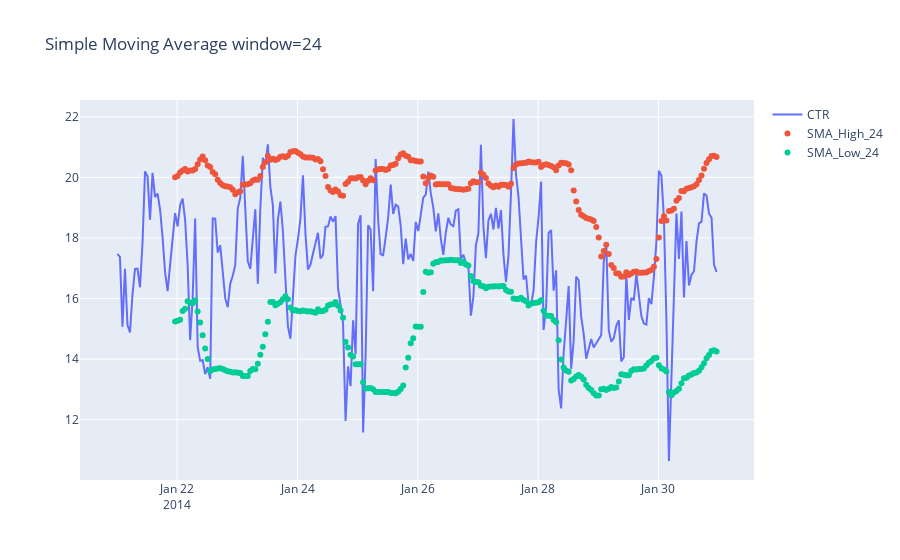

Notebook code for this chart:
### Code cell
# window = 24
dfc_sma_24 = dfc[['CTR', 'SMA_High_24', 'SMA_Low_24']]
x_axis = dfc_sma_24.index
y_axis_1 = dfc_sma_24.CTR
y_axis_2 = dfc_sma_24.SMA_High_24
y_axis_3 = dfc_sma_24.SMA_Low_24

# Create traces
fig = go.Figure()
fig.add_trace(go.Scatter(x=x_axis, y=y_axis_1,
                    mode='lines',
                    name='CTR'))
fig.add_trace(go.Scatter(x=x_axis, y=y_axis_2,
                    mode='markers',
                    name='SMA_High_24'))
fig.add_trace(go.Scatter(x=x_axis, y=y_axis_3,
                    mode='markers', name='SMA_Low_24'))

fig.update_layout(title="Simple Moving Average window=24")

fig.show()

### Figure 1 — Plotly figure (JSON) as saved in the notebook; plotly's stock layout.template omitted (floating-point values rounded to 4 significant figures; data arrays with more than 128 entries replaced by an {"elided": "..."} marker saying what was removed)
{"data": [{"mode": "lines", "name": "CTR", "type": "scatter", "x": {"elided": "240 str values"}, "y": {"elided": "240 float values"}}, {"mode": "markers", "name": "SMA_High_24", "type": "scatter", "x": {"elided": "240 str values"}, "y": {"elided": "240 float values"}}, {"mode": "markers", "name": "SMA_Low_24", "type": "scatter", "x": {"elided": "240 str values"}, "y": {"elided": "240 float values"}}], "layout": {"title": {"text": "Simple Moving Average window=24"}}}
